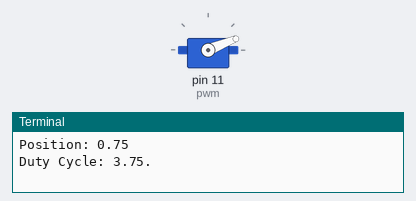
Bench run of a program on a simulated Raspberry Pi (header pin numbers). Parts: servo, the last lines printed to the terminal. Servo angles are drawn from the pulse width (0.5 ms = 0°, 2.5 ms = 180°). At 6.0 s the program stops and its outputs stay as they are.

Above: at 0.05 s.
At 1.05 s:
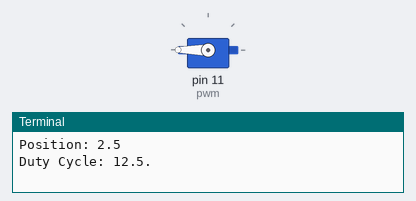
At 2.0 s:
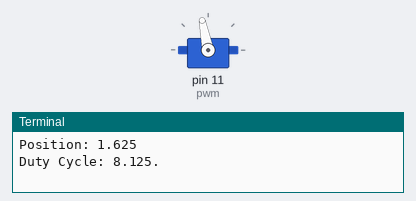
Timing chart, 0 to 4.6 s (numbered marks = the images above):
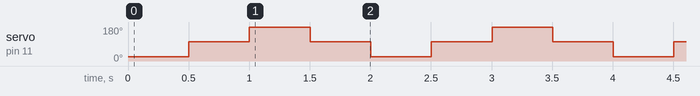

Measured:
- by itself, servo on pin 11 (pwm): repeats every 2.0 s: 180° 0.50 s, 101° 0.50 s, 22° 0.50 s, 101° 0.50 s

The program:

servo_test3.py
```python
import RPi.GPIO as GPIO
import time
GPIO.setmode(GPIO.BOARD)
GPIO.setup(11,GPIO.OUT)
frequencyHertz=50
pwm=GPIO.PWM(11,frequencyHertz)
leftPosition=0.75
rightPosition=2.5
middlePosition=(rightPosition - leftPosition) / 2 + leftPosition
positionList=[leftPosition,middlePosition,rightPosition,middlePosition]
msPerCycle=1000/frequencyHertz
for i in range(3):
	for position in positionList:
		dutyCyclePercentage=position*100/msPerCycle
		print "Position: " + str(position)
		print "Duty Cycle: " + str(dutyCyclePercentage) + "."
		print ""
		pwm.start(dutyCyclePercentage)
		time.sleep(.5)
pwm.stop()
GPIO.cleanup()
```
